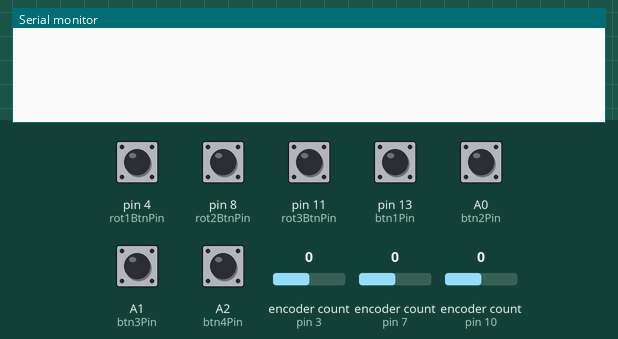
A sketch run on a simulated Teensy 3. Shown: the last lines printed to the serial monitor. The test bench sets the inputs (shaded band); at power-on: A0 (btn2Pin), A1 (btn3Pin), A2 (btn4Pin), pin 4 (rot1BtnPin), pin 8 (rot2BtnPin), pin 11 (rot3BtnPin), pin 13 (btn1Pin) HIGH, encoder count (sensors on pin 3, pin 7, pin 10) 0.

Above: at 1.2 s.
1.3 s: encoder count (sensor on pin 3) set to 1
At 2.0 s:
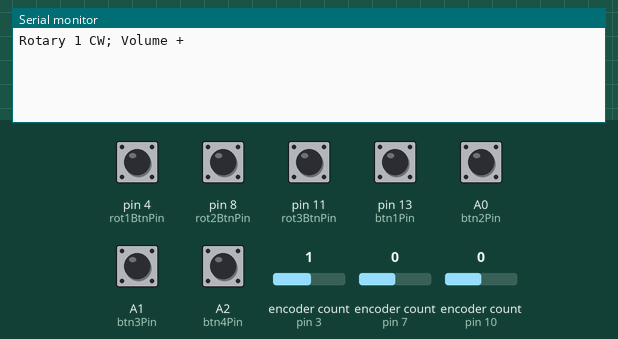
2.8 s: encoder count (sensor on pin 7) set to 1
At 4.0 s:
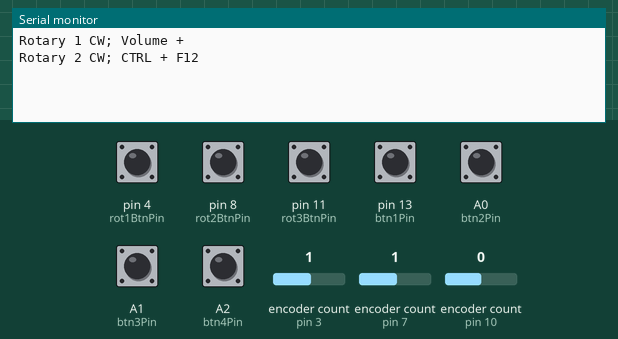
4.3 s: encoder count (sensor on pin 10) set to 1
At 5.4 s:
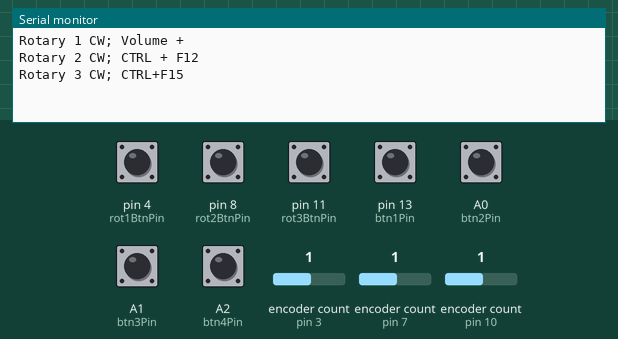
5.8 s: pin 4 (rot1BtnPin) pulled LOW for 0.15 s
At 6.9 s:
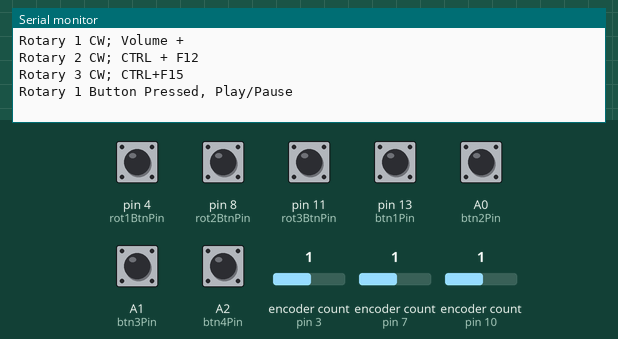
7.4 s: pin 8 (rot2BtnPin) pulled LOW for 0.15 s
At 8.1 s:
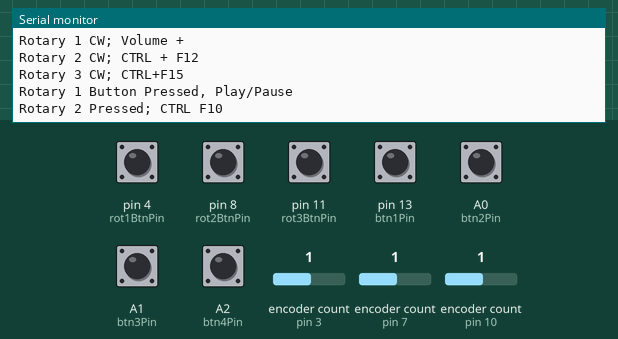
9.0 s: pin 11 (rot3BtnPin) pulled LOW for 0.15 s
At 10.5 s:
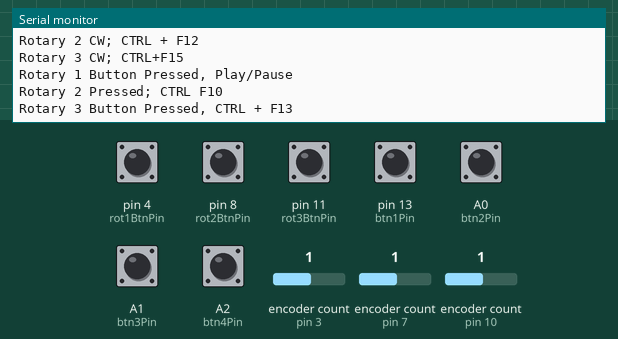

Measured:
- after the input at 1.3 s, the serial monitor: prints a new line at once (image 1)
- after the input at 2.8 s, the serial monitor: prints a new line at once (image 2)
- after the input at 4.3 s, the serial monitor: prints a new line at once (image 3)
- after the input at 5.8 s, the serial monitor: prints a new line at once (image 4)
- after the input at 7.4 s, the serial monitor: prints a new line at once (image 5)
- after the input at 9.0 s, the serial monitor: prints a new line at once (image 6)

The sketch:

USB_Command_Panel_Teensy_3enc_4btn.ino
```cpp
/*
  USB Command Panel
  for Teensy LC board
  3 Rotary Encoders, 4 Pushbuttons
  Encoders for (1)Volume & Play/Pause (2)Ctrl + F10-F12 (3)Ctrl + F13-15
  Buttons for Ctrl + F16-19
  Keyboard Commands @ https://www.pjrc.com/teensy/td_keyboard.html
  10cm x 6cm plastic enclosure

  Matt Rencher
  www.renchtech.com
  Created: 1/29/2018

*/

#include <Bounce2.h>
#include <Rotary.h>

// Rotary Encoder 1: (CLK, DATA, SW)
// Rotary Encoder 2: (CLK, DATA, SW)
// Rotary Encoder 3: (CLK, DATA, SW)

Rotary rotary1 = Rotary(3,2);
Rotary rotary2 = Rotary(7,6);
Rotary rotary3 = Rotary(10,9);

int rot1BtnPin = 4;
int rot2BtnPin = 8;
int rot3BtnPin = 11;

int btn1Pin = 13;  // Button 1;
int btn2Pin = 14;  // Button 2;
int btn3Pin = 15;  // Button 3;
int btn4Pin = 16;  // Button 4;

Bounce rot1Btn = Bounce(rot1BtnPin, 10);
Bounce rot2Btn = Bounce(rot2BtnPin, 10);
Bounce rot3Btn = Bounce(rot3BtnPin,10);
Bounce btn1 = Bounce(btn1Pin, 10);
Bounce btn2 = Bounce(btn2Pin, 10);
Bounce btn3 = Bounce(btn3Pin, 10);
Bounce btn4 = Bounce(btn4Pin, 10);

void setup() {
  pinMode (rot1BtnPin, INPUT_PULLUP);
  pinMode (rot2BtnPin, INPUT_PULLUP);
  pinMode (rot3BtnPin, INPUT_PULLUP);
  pinMode (btn1Pin, INPUT_PULLUP);
  pinMode (btn2Pin, INPUT_PULLUP);
  pinMode (btn3Pin, INPUT_PULLUP);
  pinMode (btn4Pin, INPUT_PULLUP);

  Serial.begin (9600);
}

void loop() {
  unsigned char result1 = rotary1.process();
  if (result1 == DIR_CW) {
    rot1CW();
  } else if (result1 == DIR_CCW) {
    rot1CCW();
  }
  unsigned char result2 = rotary2.process();
  if (result2 == DIR_CW) {
    rot2CW();
  } else if (result2 == DIR_CCW) {
    rot2CCW();
  }
  unsigned char result3 = rotary3.process();
  if (result3 == DIR_CW) {
    rot3CW();
  } else if (result3 == DIR_CCW) {
    rot3CCW();
  }

  rot1Btn.update();
  rot2Btn.update();
  rot3Btn.update();
  btn1.update();
  btn2.update();
  btn3.update();
  btn4.update();

  if (rot1Btn.fallingEdge()) {
    rot1pushBtn();
  }
  if (rot2Btn.fallingEdge()) {
    rot2pushBtn();
  }
  if (rot3Btn.fallingEdge()) {
    rot3pushBtn();
  }
  if (btn1.fallingEdge()) {
    btn1pushBtn();
  }
  if (btn2.fallingEdge()) {
    btn2pushBtn();
  }
  if (btn3.fallingEdge()) {
    btn3pushBtn();
  }
  if (btn4.fallingEdge()) {
    btn4pushBtn();
  }
}


// Keyboard Input Command Assignment
// Edit these keyboard statements to change your controller's inputs

void rot1pushBtn()
{
  Keyboard.press(KEY_MEDIA_PLAY_PAUSE);
  Keyboard.release(KEY_MEDIA_PLAY_PAUSE);
  delay(30);
  Serial.println("Rotary 1 Button Pressed, Play/Pause");
}
void rot1CCW(){
  Keyboard.press(KEY_MEDIA_VOLUME_DEC);
  Keyboard.release(KEY_MEDIA_VOLUME_DEC);
  delay(30);
  Serial.println("Rotary 1 CCW; Volume - ");
}
void rot1CW(){
  Keyboard.press(KEY_MEDIA_VOLUME_INC);
  Keyboard.release(KEY_MEDIA_VOLUME_INC);
  Serial.println("Rotary 1 CW; Volume + ");
  delay(30);
}
void rot2pushBtn()
{
  Keyboard.set_modifier(MODIFIERKEY_CTRL);
  Keyboard.press(KEY_F10);
  delay(30);
  Keyboard.set_modifier(0);
  Keyboard.releaseAll();
  Serial.println("Rotary 2 Pressed; CTRL F10");
}
void rot2CCW()
{
  Keyboard.set_modifier(MODIFIERKEY_CTRL);
  Keyboard.press(KEY_F11);
  delay(30);
  Keyboard.set_modifier(0);
  Keyboard.releaseAll();
  Serial.println("Rotary 2 CCW; CTRL + F11");
}
void rot2CW()
{
  Keyboard.set_modifier(MODIFIERKEY_CTRL);
  Keyboard.press(KEY_F12);
  delay(30);
  Keyboard.set_modifier(0);
  Keyboard.releaseAll();
  Serial.println("Rotary 2 CW; CTRL + F12");
}
void rot3pushBtn()
{
  Keyboard.set_modifier(MODIFIERKEY_CTRL);
  Keyboard.press(KEY_F13);
  delay(30);
  Keyboard.set_modifier(0);
  Keyboard.releaseAll();
  Serial.println("Rotary 3 Button Pressed, CTRL + F13");
}
void rot3CCW()
{
  Keyboard.set_modifier(MODIFIERKEY_CTRL);
  Keyboard.press(KEY_F14);
  delay(30);
  Keyboard.set_modifier(0);
  Keyboard.releaseAll();
  Serial.println("Rotary 3 CCW; CTRL+F14");
}
void rot3CW()
{
  Keyboard.set_modifier(MODIFIERKEY_CTRL);
  Keyboard.press(KEY_F15);
  delay(30);
  Keyboard.set_modifier(0);
  Keyboard.releaseAll();
  Serial.println("Rotary 3 CW; CTRL+F15");
}
void btn1pushBtn()
{
  Keyboard.set_modifier(MODIFIERKEY_CTRL);
  Keyboard.press(KEY_F16);
  delay(30);
  Keyboard.set_modifier(0);
  Keyboard.releaseAll();
  Serial.println("BTN1 Pressed, CTRL+F16");
}
void btn2pushBtn()
{
  Keyboard.set_modifier(MODIFIERKEY_CTRL);
  Keyboard.press(KEY_F17);
  delay(30);
  Keyboard.set_modifier(0);
  Keyboard.releaseAll();
  Serial.println("BTN2 Pressed, CTRL+F17");
}
void btn3pushBtn()
{
  Keyboard.set_modifier(MODIFIERKEY_CTRL);
  Keyboard.press(KEY_F18);
  delay(30);
  Keyboard.set_modifier(0);
  Keyboard.releaseAll();
  Serial.println("BTN3 Pressed, CTRL+F18");
}
void btn4pushBtn()
{
  Keyboard.set_modifier(MODIFIERKEY_CTRL);
  Keyboard.press(KEY_F19);
  delay(30);
  Keyboard.set_modifier(0);
  Keyboard.releaseAll();
  Serial.println("BTN4 Pressed, CTRL+F19");
}
```
